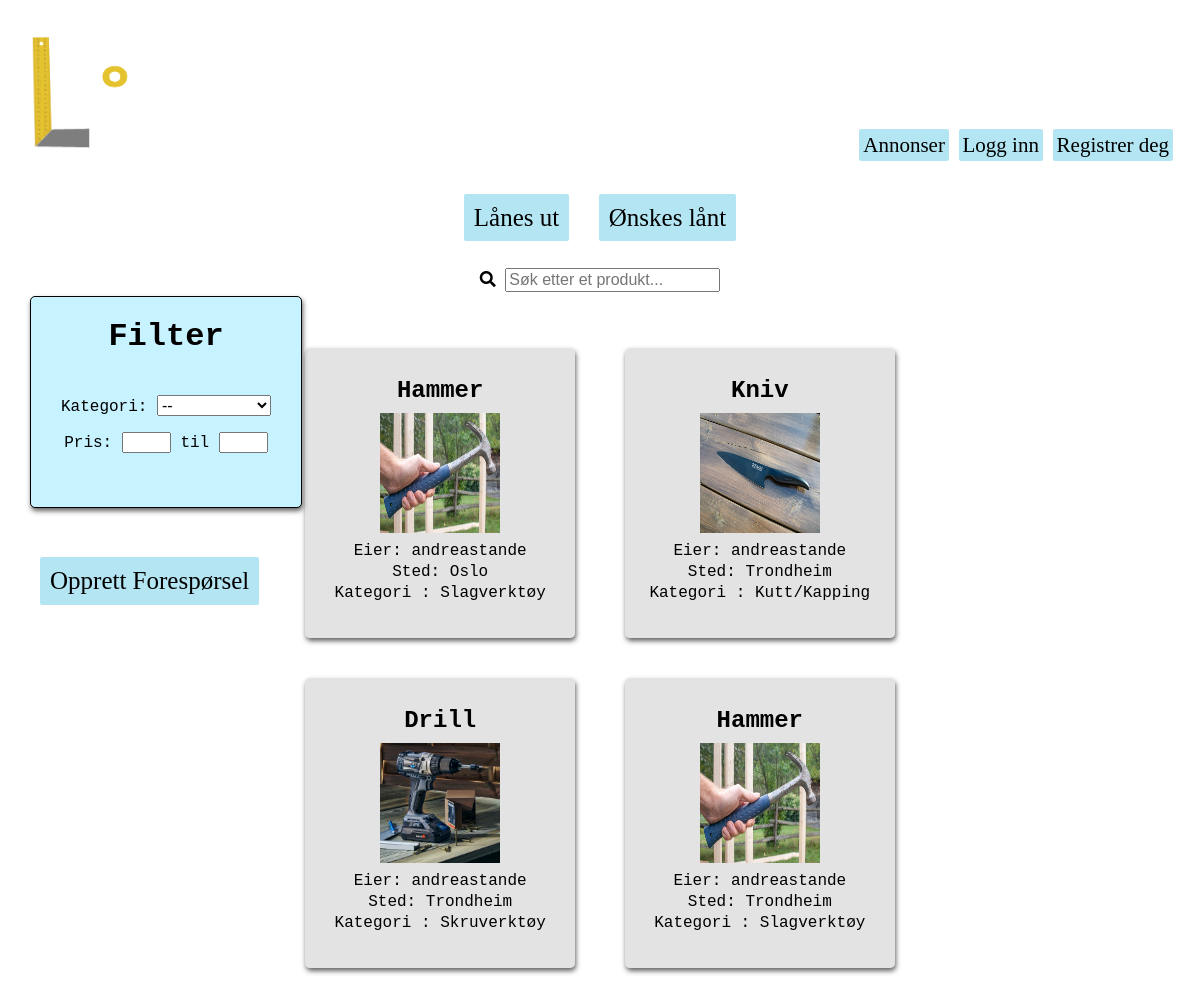
The page /homepage/listing/overview/lånbort on the database its author committed.
### homepage/models.py (models this page shows, shortened)
class Listing(models.Model):
    owner = models.ForeignKey(User, verbose_name = 'User', on_delete=models.CASCADE, null=True) #user burde kanskje endres til settings.AUTH_USER_MODEL. må i så fall django.conf import settings
    title = models.CharField(max_length=50, verbose_name="Tittel")
    image = models.ImageField(upload_to='images/', null=True)
    loaned = models.BooleanField(default=False, verbose_name="Utlånt?")
    price = models.PositiveSmallIntegerField(verbose_name='Pris', default=0)
    location = models.CharField(max_length=100, verbose_name="Sted") #burde kanskje være annet enn CharField. Gjør det vanskelig å sortere etter denne attributten
    description = models.TextField(verbose_name="Beskrivelse")
    wantToLoan = models.BooleanField(default=False, verbose_name="Ønskes lånt?")
    SW = 1
    PT = 2
    WD = 3
    CT = 4
    SV = 5
    BO = 6
    OT = 7
    CATEGORY_CHOICES = (
        (SW, 'Saging'),
        (PT, 'Maling'),
        (WD, 'Sveising'),
        (CT, 'Kutt/Kapping'),
        (SV, 'Skruverktøy'),
        (BO, 'Slagverktøy'),
        (OT, 'Annet'),
    )
    category = models.PositiveSmallIntegerField(
        choices = CATEGORY_CHOICES,
        default = OT,
        verbose_name="Kategori",
    )

### homepage/views.py (the view, shortened to what this page needs)
# urls.py: path('listing/overview/<str:loan>', views.listing_overview, name='listing_overview'),
def listing_overview(request, loan):
    if loan=="utlån":
        ctx = {}
        q = request.GET.get('q', '')
        qs = request.GET.get('qs', '')
        min_price = request.GET.get('min_price', '')
        max_price = request.GET.get('max_price', '')
        if min_price == '':
            min_price = 0
        if qs and not max_price:
            searchedListings = Listing.objects.filter(Q(title__icontains=q) | Q(location__icontains=q), category=qs, price__range=(min_price, 9999), wantToLoan=False)
        elif qs and max_price:
            searchedListings = Listing.objects.filter(Q(title__icontains=q) | Q(location__icontains=q), category=qs, price__range=(min_price, max_price), wantToLoan=False)
        elif not qs and not max_price:
            searchedListings = Listing.objects.filter(Q(title__icontains=q) | Q(location__icontains=q), price__range=(min_price, 9999), wantToLoan=False)
        elif not qs and max_price:
            searchedListings = Listing.objects.filter(Q(title__icontains=q) | Q(location__icontains=q), price__range=(min_price, max_price), wantToLoan=False)
        else:
            searchedListings = Listing.objects.filter(Q(title__icontains=q) | Q(location__icontains=q), wantToLoan=False)
        ctx["searchedListings"] = searchedListings
        does_req_accept_json = request.accepts("application/json")
        is_ajax_request = request.headers.get("x-requested-with") == "XMLHttpRequest" and does_req_accept_json
        if is_ajax_request:
            html = render_to_string(
                template_name="listing_overview_loan_partial.html",
                context={'searchedListings':searchedListings}
            )
            data_dict = {"html_from_view": html}
            return JsonResponse(data=data_dict, safe=False)
        return render(request, 'homepage/listing_overview_loan.html', context=ctx)
    elif loan=="lånbort":
        ctx = {}
        q = request.GET.get('q', '')
        qs = request.GET.get('qs', '')
        min_price = request.GET.get('min_price', '')
        max_price = request.GET.get('max_price', '')
        if min_price == '':
            min_price = 0
        if qs and not max_price:
            searchedListings = Listing.objects.filter(Q(title__icontains=q) | Q(location__icontains=q), category=qs, price__range=(min_price, 9999), wantToLoan=True)
        elif qs and max_price:
            searchedListings = Listing.objects.filter(Q(title__icontains=q) | Q(location__icontains=q), category=qs, price__range=(min_price, max_price), wantToLoan=True)
        elif not qs and not max_price:
            searchedListings = Listing.objects.filter(Q(title__icontains=q) | Q(location__icontains=q), price__range=(min_price, 9999), wantToLoan=True)
        elif not qs and max_price:
            searchedListings = Listing.objects.filter(Q(title__icontains=q) | Q(location__icontains=q), price__range=(min_price, max_price), wantToLoan=True)
        else:
            searchedListings = Listing.objects.filter(Q(title__icontains=q) | Q(location__icontains=q), wantToLoan=True)
        ctx["searchedListings"] = searchedListings
        does_req_accept_json = request.accepts("application/json")
        is_ajax_request = request.headers.get("x-requested-with") == "XMLHttpRequest" and does_req_accept_json
        return render(request, 'homepage/listing_overview_loan_to.html', context=ctx)

### homepage/templates/homepage/listing_overview_loan_to.html (shortened to what this page needs)
{% extends "users/base.html" %}
{% block content %}
    <div class="row">
        <div class="column left" style="position:relative; left:30px">
            <div class="filtersquare" style = "position:fixed;">
                <h1>Filter</h1>
                <form action="" method="GET">
                    <br>
                    <label>Kategori: </label>
                    <select id="category-choice2" name="qs" style="font-size: 16px;">
                        <option value="">--</option>
                    </select>
                    <label>Pris: </label>
                    <input type="text" id="min-price2" min="0" name="min_price" maxlength="4" size="3" >
                    til <input type="text" id="max-price2" name="max_price" maxlength="4" size="3">
                </form>
            </div>
            <br>
            <br>
            <a href="{% url 'homepage:add_listing' 'lånbort' %}" style = "position:fixed;" class="knappAnnonse">Opprett Forespørsel</a>
        </div>
        <div class="column middle">
            <br>
            <form action="" method="POST">
                <a href="{% url 'homepage:listing_overview' 'utlån' %}" class="bigButton">Lånes ut</a>
                <a href="{% url 'homepage:listing_overview' 'lånbort' %}" class="bigButton">Ønskes lånt</a>
            </form>
            <br>
            <br>
            <form action="" method="GET">
                <i id="search-icon2" class="fas fa-search"></i>
                <input id="user-input2" type="text" placeholder="Søk etter et produkt..." name="q" style="font-size: 16px;">
            </form>
            <br>
            <br>
        </div>
        <div id="replaceable-content2" class="column middle">
            {% include 'listing_overview_loan_to_partial.html' %}
        </div>
        </div class="column right"></div>
{% endblock content %}

### homepage/templates/homepage/listing_overview_loan_to_partial.html
{% if searchedListings %}
    {% for listing in searchedListings %}
        <div class="listingDIV">
            <a href="{% url 'homepage:listing' listing_id=listing.id %}" class="listingLink">invisible link!</a>
            <div class="listingContent">
                <h2>{{listing.title}}</h2>
                <div class="listingImg">
                    <img src="{{listing.image.url}} " width="120px" height="120px" />
                </div>
                <p>Eier: {{listing.owner}}</a> </a> </p>
                <p>Sted: {{listing.location}}</p>
                <p>Kategori : {{listing.get_category_display}}</p>
                <br>
            </div>
        </div>
    {% endfor %}
{% else %}
        <p>Ingen resultater</p>
{% endif %}

### users/static/stylish.css (style rules this page uses)
.bg { margin: 0px; background-image: url("../static/img/standinBG2_r.jpg"); background-size: cover; height: 100%; min-height: 100vh; font-family: 'Courier New', Courier, monospace; }
.bigButton { background-color: rgb(180, 229, 242); padding: 10px; text-decoration: none; box-shadow: 2px; font-family: "Times New Roman", Times, serif; color: black; border: none; border-radius: 2px; font-size: 25px; margin: 10px; }
.knappAnnonse { background-color: rgb(180, 229, 242); padding: 10px; text-decoration: none; box-shadow: 2px; font-family: "Times New Roman", Times, serif; color: black; border: none; border-radius: 2px; font-size: 25px; margin: 10px; position:relative; left:30px; display:inline-block; margin-top: 225px; }
.listingDIV, .listingDIVreq { background-color: rgba(218, 218, 218, 0.737); box-shadow: 1px 3px 5px rgba(63, 63, 63, 0.813); color: black; padding: 20px; margin: 20px; border-radius: 5px; display: inline-block; width: 230px; height: 250px; line-height: 5px; text-align: left; font-size: medium; }
.listingLink { color: transparent; position: absolute; width: inherit; height: inherit; line-height: normal; }
.listingImg { display: inline-block; height: 120px; width: 120px; }
.listingContent { text-align: center; }
.column { float: left; }
.left { padding-top: 110px; width: 20%; }
.middle { width: 60%; }
.filtersquare { width:270px; height:210px; border:1px solid black; background-color: rgb(199, 242, 255); box-shadow: 1px 3px 5px rgba(63, 63, 63, 0.813); border-radius: 5px; text-align: center; }
.row:after { content: ""; display: table; clear: both; }

### rows shown on the page
Listing: title "Hammer", image (picture), owner "andreastande", location "Oslo", category "Slagverktøy"
Listing: title "Kniv", image (picture), owner "andreastande", location "Trondheim", category "Kutt/Kapping"
Listing: title "Drill", image (picture), owner "andreastande", location "Trondheim", category "Skruverktøy"
Listing: title "Hammer", image (picture), owner "andreastande", location "Trondheim", category "Slagverktøy"
